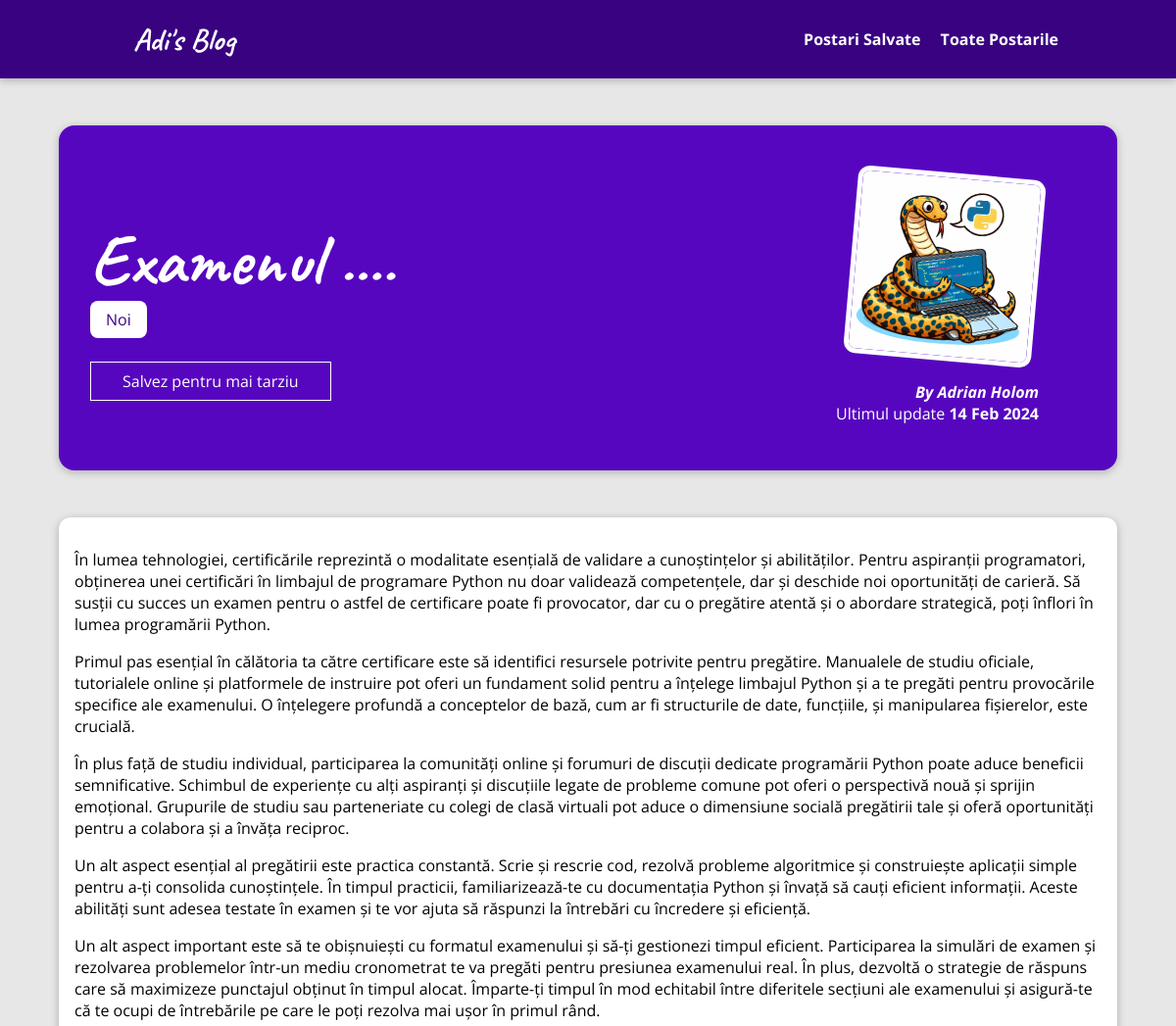
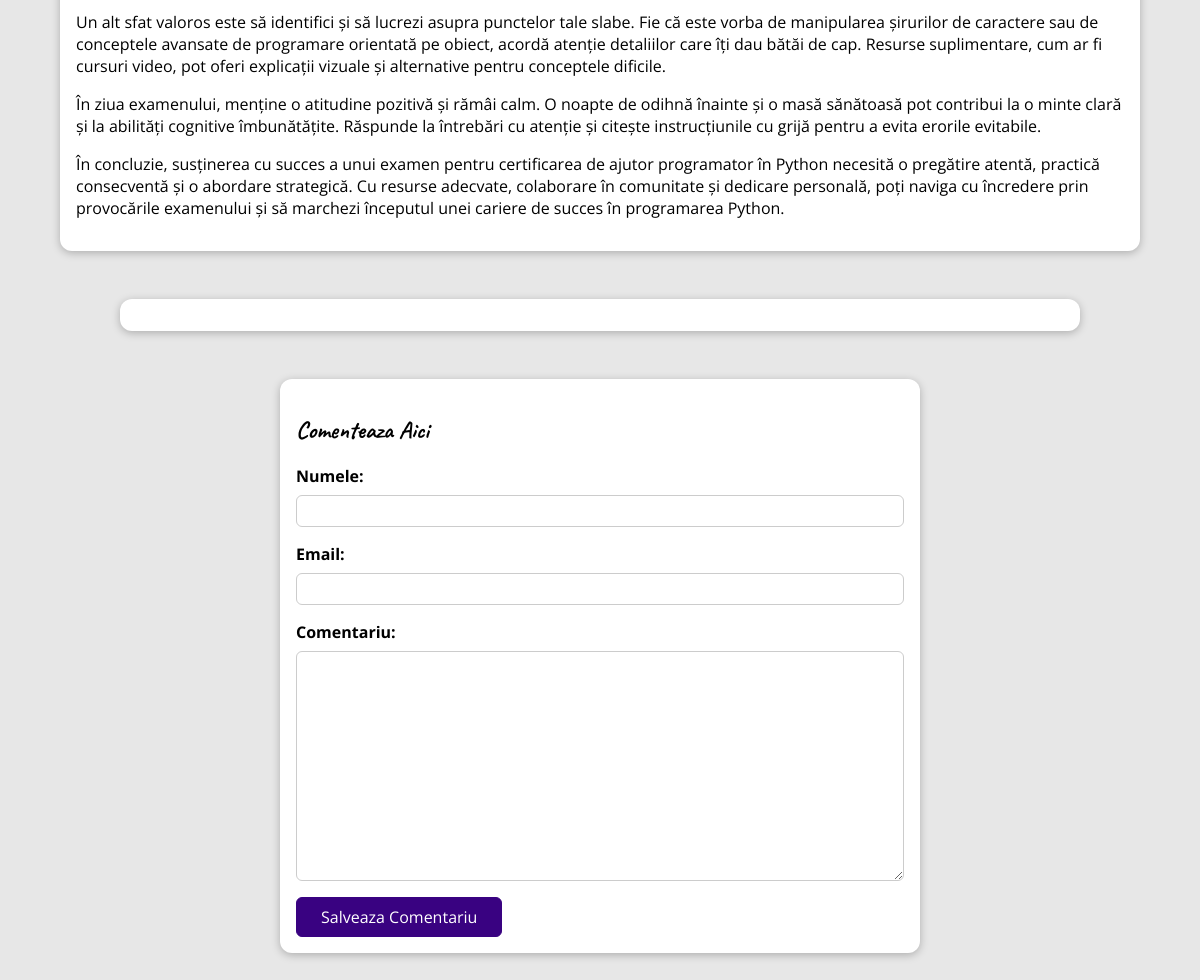
Screenshot of /posts/examenul with the database file from the repository (2 pictures, top to bottom).
### blog/models.py (models this page shows, shortened)
class Post(models.Model):
    title = models.CharField(max_length=150)
    excerpt = models.CharField(max_length=200)
    image = models.ImageField(upload_to="posts", null=True)
    date = models.DateField(auto_now=True)
    slug = models.SlugField(unique=True, db_index=True)
    content = models.TextField(validators=[MinLengthValidator(10)])
    author = models.ForeignKey(
        Author, on_delete=models.SET_NULL, null=True, related_name="posts")
    tags = models.ManyToManyField(Tag)

class Tag(models.Model):
    caption = models.CharField(max_length=20)

class Author(models.Model):
    first_name = models.CharField(max_length=100)
    last_name = models.CharField(max_length=100)
    email_address = models.EmailField()
    def full_name(self):
        return f"{self.first_name} {self.last_name}"
    def __str__(self):
        return self.full_name()

### blog/views.py (the view, shortened to what this page needs)
# urls.py: path("posts/<slug:slug>", views.SinglePostView.as_view(),
class SinglePostView(View):
    def get(self, request, slug):
        post = Post.objects.get(slug=slug)
        context = {
            "post": post,
            "post_tags": post.tags.all(),
            "comment_form": CommentForm(),
            "comments": post.comments.all().order_by("-id"),
            "saved_for_later": self.is_stored_post(request, post.id)
        }
        return render(request, "blog/post-detail.html", context)
    def is_stored_post(self, request, post_id):
        stored_posts = request.session.get("stored_posts")
        if stored_posts is not None:
            is_saved_for_later = post_id in stored_posts
        else:
            is_saved_for_later = False
        return is_saved_for_later

### blog/forms.py
class CommentForm(forms.ModelForm):
    class Meta:
        model = Comment
        exclude = ["post"]
        labels = {
            "user_name": "Numele",
            "user_email": "Email",
            "text": "Comentariu"
        }

### blog/templates/blog/post-detail.html (shortened to what this page needs)
{% extends "base.html" %}
{% load static %}
{% block css_files %}
<link rel="stylesheet" href="{% static "blog/post-detail.css" %}" />
{% endblock %}
{% block content %}
<section id="summary">
  <h2>{{ post.title }}</h2>
  <div>
    {% for tag in post_tags %}
      <span class="tag">{{ tag.caption }}</span>
    {% endfor %}
  </div>
  <div id="read-later">
    <form action="{% url "read-later" %}" method="POST">
      <button>
        {% if saved_for_later %}
          Sterge din "Postari Salvate"
        {% else %}
          Salvez pentru mai tarziu
        {% endif %}
      </button>
    </form>
  </div>
  <article>
    <img src="{{ post.image.url }}" alt="{{ post.title }}" />
    <address>By <a href="mailto:{{ post.author.email_address }}">{{ post.author }}</a></address>
    <div>Ultimul update <time>{{ post.date|date:"d M Y" }}</time></div>
  </article>
</section>
<main>
  {{ post.content|linebreaks }}
</main>
<section id="comments">
</section>
<section id="comment-form">
  <h2>Comenteaza Aici</h2>
  <form action="{% url "post-detail-page" post.slug %}" method="POST">
    {% for form_field in comment_form %}
      <div class="form-control {% if form_field.errors %}invalid{% endif %}">
        {{ form_field.label_tag }}
        {{ form_field }}
      </div>
    {% endfor %}
    <button>Salveaza Comentariu</button>
  </form>
</section>
{% endblock %}

### static/app.css (style rules this page uses)
* { box-sizing: border-box; }
html { font-family: 'Open Sans', 'Lato', sans-serif; }
body { margin: 0; }
h1, h2, h3 { font-family: 'Caveat', cursive; font-weight: regular; }

### blog/static/blog/post-detail.css (style rules this page uses)
body { background-color: #e7e7e7; }
#summary { margin: 8rem auto 3rem auto; padding: 2rem; width: 90%; max-width: 90rem; border-radius: 16px; background-color: #5706c0; position: relative; box-shadow: 0 2px 8px rgba(0, 0, 0, 0.25); height: 22rem; }
#summary h2 { color: white; font-size: 4.5rem; margin-bottom: 0.25rem; }
#summary article { position: absolute; top: 2rem; right: 3rem; padding: 1rem 2rem; border-radius: 12px; text-align: right; color: white; }
#summary article img { width: 12rem; height: 12rem; border-radius: 12px; transform: rotateZ(5deg); border: 5px solid white; margin-bottom: 1rem; }
#summary address { font-weight: bold; }
#summary a { color: white; text-decoration: none; }
#summary time { font-weight: bold; }
#read-later { margin: 2rem 0; }
#read-later button { background-color: transparent; border: 1px solid white; padding: 0.5rem 2rem; font: inherit; color: white; cursor: pointer; }
main { width: 90%; max-width: 90rem; margin: 3rem auto; background-color: white; padding: 1rem; border-radius: 12px; box-shadow: 0 2px 8px rgba(0, 0, 0, 0.25); }
.tag { background-color: white; color: #390281; padding: 0.5rem 1rem; border-radius: 8px; }
#comment-form { margin: 3rem auto; width: 90%; max-width: 40rem; border-radius: 12px; background-color: white; box-shadow: 0 2px 8px rgba(0, 0, 0, 0.25); padding: 1rem; }
#comment-form button { font: inherit; background-color: #390281; color: white; border: 1px solid #390281; padding: 0.5rem 1.5rem; border-radius: 6px; cursor: pointer; }
.form-control { margin-bottom: 1rem; }
.form-control label { font-weight: bold; margin-bottom: 0.5rem; display: block; }
.form-control input, .form-control textarea { display: block; width: 100%; font: inherit; padding: 0.25rem; border-radius: 6px; border: 1px solid #ccc; }
#comments { margin: 3rem auto; width: 90%; max-width: 60rem; border-radius: 12px; background-color: white; box-shadow: 0 2px 8px rgba(0, 0, 0, 0.25); padding: 1rem 2rem; }

### rows the page displays
Post: title "Examenul ....", image (picture), author "Adrian Holom", date "14 Feb 2024", content "În lumea tehnologiei, certificările reprezintă o modalitate esențială de validare a cunoștințelor și abilităților. Pentru aspiranții programatori, obținerea unei certificări în limbajul de programare Python nu doar validează competențele, dar și deschide noi oportunități de carieră. Să susții cu succes un examen pentru o astfel de certificare poate fi provocator, dar cu o pregătire atentă și o abordare strategică, poți înflori în lumea programării Python. Primul pas esențial în călătoria ta către certificare este să identifici resursele potrivite pentru pregătire. Manualele de studiu oficiale, tutorialele online și platformele de instruire pot oferi un fundament solid pentru a înțelege…"
Tag: caption "Noi"
